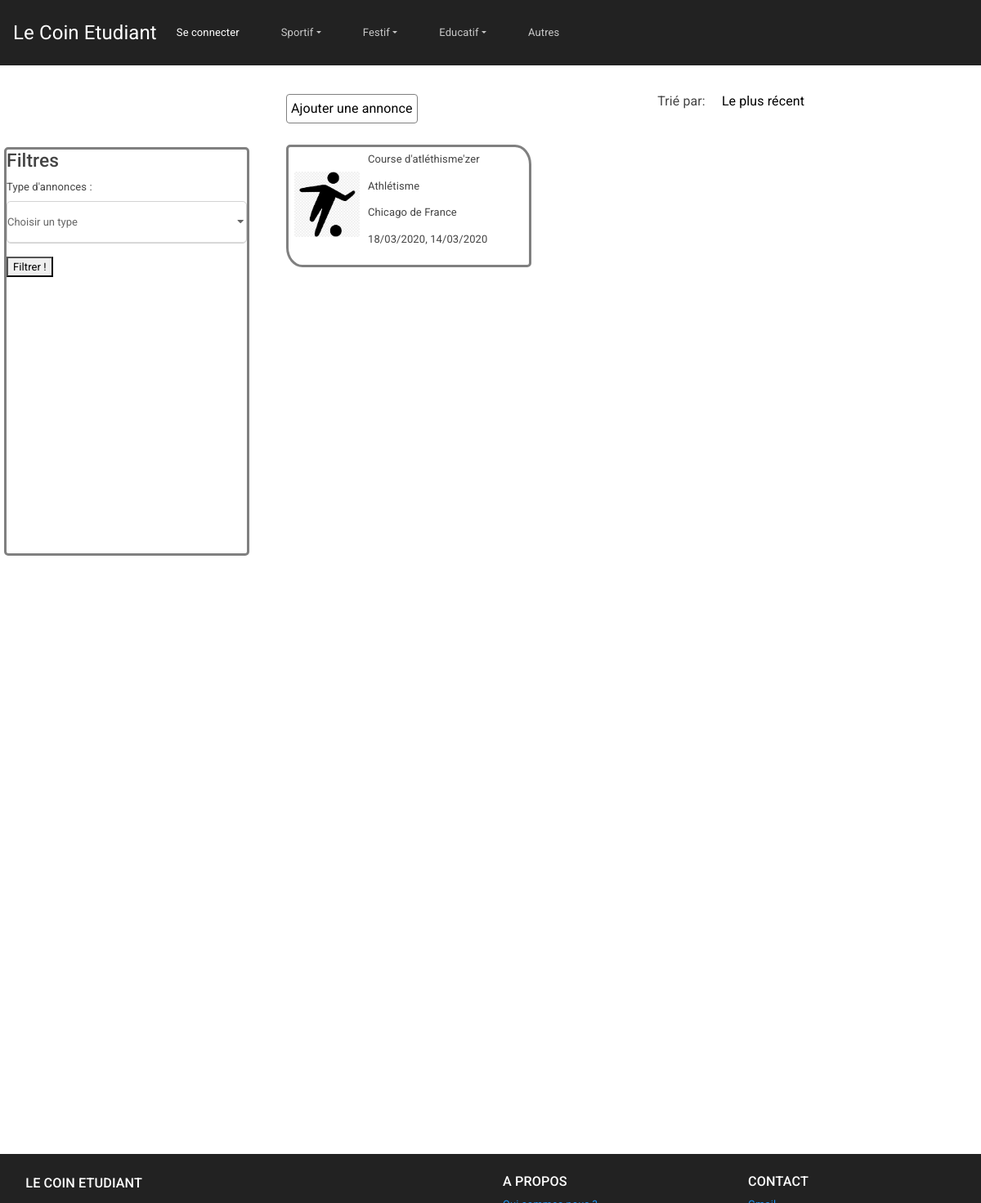
The page /controleur/Annonces.ctrl.php on the database its author committed.
### tables this page shows
CREATE TABLE annonce (
	id INTEGER PRIMARY KEY,
  idClient INTEGER,
  categorie INTEGER,
	titre TEXT,
  contenu TEXT,
  adresse TEXT,
  nbParticipant INTEGER,
  nbInteresse INTEGER,
  departement TEXT,
  datePrevu INTEGER,
  dateHeure INTEGER,
	photo1 TEXT,
  photo2 TEXT,
  photo3 TEXT,
	FOREIGN KEY(idClient) REFERENCES client(id),
  FOREIGN KEY(categorie) REFERENCES categorie(id)
);

CREATE TABLE categorie(
  id INTEGER PRIMARY KEY,
  nom TEXT,
  idpere INTEGER,
  idTitreGlobal INTEGER
);

### modele/DAO.class.php (called while the page is built, shortened)
<?php
class DAO
{
  private $db;
  function __construct()
  {
    try {
      $this->db = new PDO('sqlite:../modele/data/data.db');
    } catch (Exception $e) {
      die("erreur de connexion:".$e->getMessage());
    }
  }
  function getAnnonces(): array {
    $requeteSQL = "SELECT * FROM annonce";
    $retourRequete = $this->db->query($requeteSQL);
    $tab_retour = $retourRequete->fetchAll(PDO::FETCH_CLASS, "Annonce");
    return $tab_retour;
  }
  function getCategorie($idAnnonce): string {
    $requeteSQL = "SELECT C.nom FROM categorie C, annonce A WHERE A.id =$idAnnonce AND A.categorie=C.id";
    $retour = $this->db->query($requeteSQL);
    $categorie = $retour->fetch()[0];
    return $categorie;
  }
  function getAdresse($idAnnonce): string {
    $requeteSQL = "SELECT adresse FROM annonce WHERE id =$idAnnonce";
    $retour = $this->db->query($requeteSQL);
    $addr = $retour->fetch()[0];
    return $addr;
  }
  function getDateAnnonce($idAnnonce): string {
    $requeteSQL = "SELECT datePrevu FROM annonce WHERE id =$idAnnonce";
    $retour = $this->db->query($requeteSQL);
    $date = $retour->fetch()[0];
    return $date;
  }
  function getHeure($idAnnonce): string {
    $requeteSQL = "SELECT dateHeure FROM annonce WHERE id =$idAnnonce";
    $retour = $this->db->query($requeteSQL);
    $heure = $retour->fetch()[0];
    return $heure;
  }
}
$dao = new DAO();
?>

### vue/Annoncesview.php (the view, shortened to what this page needs)
<!DOCTYPE html>
<html lang="en" dir="ltr">
<head>
  <link rel="stylesheet" href="../vue/css/bootstrap.min.css">
  <link rel="stylesheet" href="../vue/css/Annoncesview.css">
  <link rel="stylesheet" href="../vue/css/AjoutAnnonceview.css">
  <link rel="stylesheet" href="../vue/css/Header.css">
  <link rel="stylesheet" href='../vue/css/jquery.flipster.css'>
</head>
<body>
  <header>
    <?php include('header.php') ?>
  </header>
  <div class="corps">
    <form class="" action="index.html" method="get">
    <div class="" id="filtres">
      <h3>Filtres</h3>
      <div class="form-group">
        <label for="type">Type d'annonces : </label>
        <select class="form-control" id="categorieAnnonce" name="type" onChange="checkInputSelectedType(this);">
          <option selected style="font-weight: bold;">Choisir un type</option>
        </select>
      </div>
      <button type="submit" name="filtrer">Filtrer !</button>
    </div>
  </form>
    <div class="" id="tri">
      <a href="../controleur/AjoutAnnonce.ctrl.php" id="btnAjout">Ajouter une annonce</a>
      <div class="" id="btnTri">
        <label for="tri">Trié par: </label>
        <div class="dropdown">
          <button class="dropbouton">Le plus récent</button>
        </div>
      </div>
    </div>
    <div class="" id="annonces">
      <?php
      foreach ($annoncesPostees as $annonce) { ?>
        <a href="../controleur/AnnonceDetail.ctrl.php?id=<?=$annonce->id ?>" style="text-decoration:none; color: inherit;"> <div class="annonce">
          <img src="../modele/img/icone_sport.jpg" class="image">
          <p class="titre"> <?php echo($annonce->titre); ?></p>
          <p class="categorie"><?php
          $cat = getCategorie($annonce->id, $dao);
          echo "$cat"; ?></p>
          <p class="adresse"> <?php
          $addr = getAdresse($annonce->id, $dao);
          echo "$addr"; ?></p>
          <p class="horraire"><?php
          $date = getDateAnnonce($annonce->id, $dao);
          $heure = getHeure($annonce->id, $dao);
          echo "$date, $heure"; ?></p>
        </div> </a>
      <?php } ?>
    </div>
  </div>
  <footer class="footer">
    <?php include('footer.php') ?>
  </footer>
</body>
</html>

### vue/css/Annoncesview.css (style rules this page uses)
.corps { width: 100%; height: 1000px; }
#filtres { width: 300px; height: 500px; border: solid 3px grey; margin: 100px 20px 100px 5px; float: left; border-radius: 5px; }
#annonces { overflow-y: auto; padding: 20px; height: 100%; padding-top: 60px; }
.annonce { margin: 5px 15px 15px 5px;; float: left; width: 300px; height: 150px; border: solid 3px grey; border-radius: 5px 20px / 5px 24px; padding: 5px; }
.image { float: left; margin: 25px 10px 25px 2px;; height: 80px; width: 80px; }
#tri { width: 100%; position: relative; }
#btnTri { position: absolute; right: 200px; }
#btnAjout { position: absolute; left: 350px; top: 35px; padding: 5px; border: solid 1px grey; border-radius: 4px; color: black; }
.dropbouton, #tri { padding: 16px; font-size: 16px; border: none; cursor: pointer; background-color: #fff; }
.dropdown { position: relative; display: inline-block; }
.annonce { transition: transform .2s; }

### vue/css/Header.css (style rules this page uses)
.form-control { border: 1px solid lightgrey; border-radius: 5px; }

### vue/footer.php (style rules this page uses)
footer { background-color: #222; color: #FFF; }
html { position: relative; min-height: 100%; }
.footer { position: absolute; bottom: 0; width: 100%; height: 60px; background: #000000; color: #FFFFFF; }

### rows shown on the page
annonce: titre "Course d'atléthisme'zer", id.nom "Athlétisme", addr "Chicago de France", date "18/03/2020", heure "14/03/2020"
